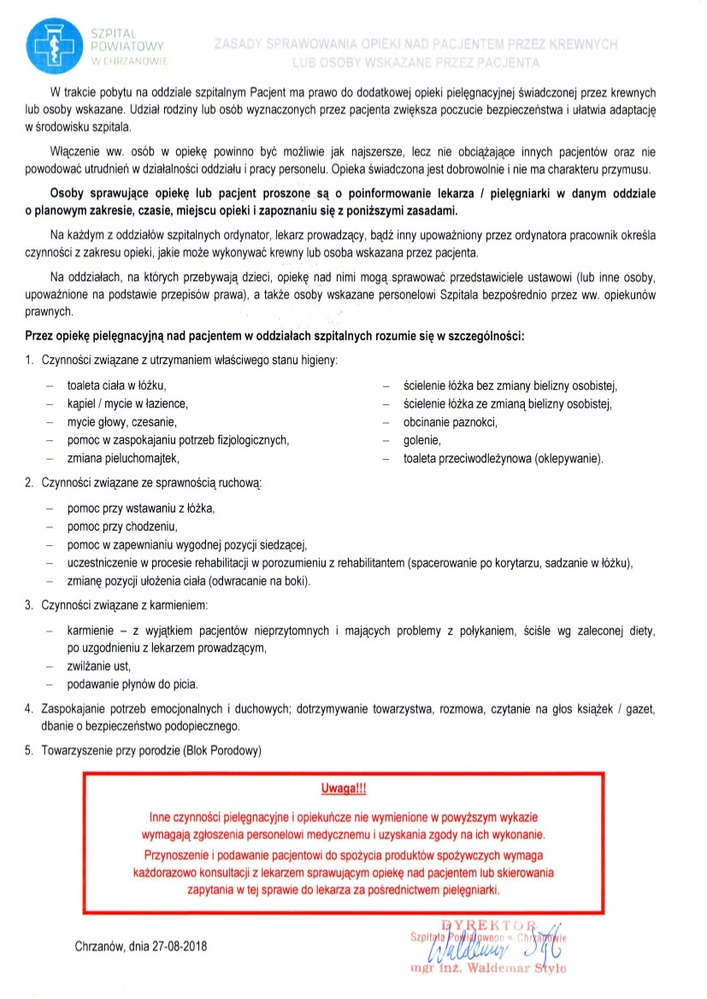
#> input picture test_img.jpg, 707 x 999 px, shrunk from 827 x 1169 before the run
$ python imageConversion.py --image test_img.jpg
#> lines starting #> are read from the running program, lines starting #| are printed output that depends on the picture; after the words box and inside, x2 and y2 are one past the last pixel; in counts of white or black regions, pixels touching at a corner belong together
import cv2
import pytesseract
from PIL import Image
import argparse
import os


def main():
    ap = argparse.ArgumentParser()
    ap.add_argument("-i", "--image", required=True, help="path to input image")
    ap.add_argument("-p", "--preprocess", type=str, default="thresh", help="type of preprocessing to be done")
    args = vars(ap.parse_args())

    # load the image and convert to grayscale
    image = cv2.imread(args["image"])
#> image is the input picture: shape (999, 707, 3); mean B, G, R 237.8, 237.6, 240.3
    gray = cv2.cvtColor(image, cv2.COLOR_BGR2GRAY)
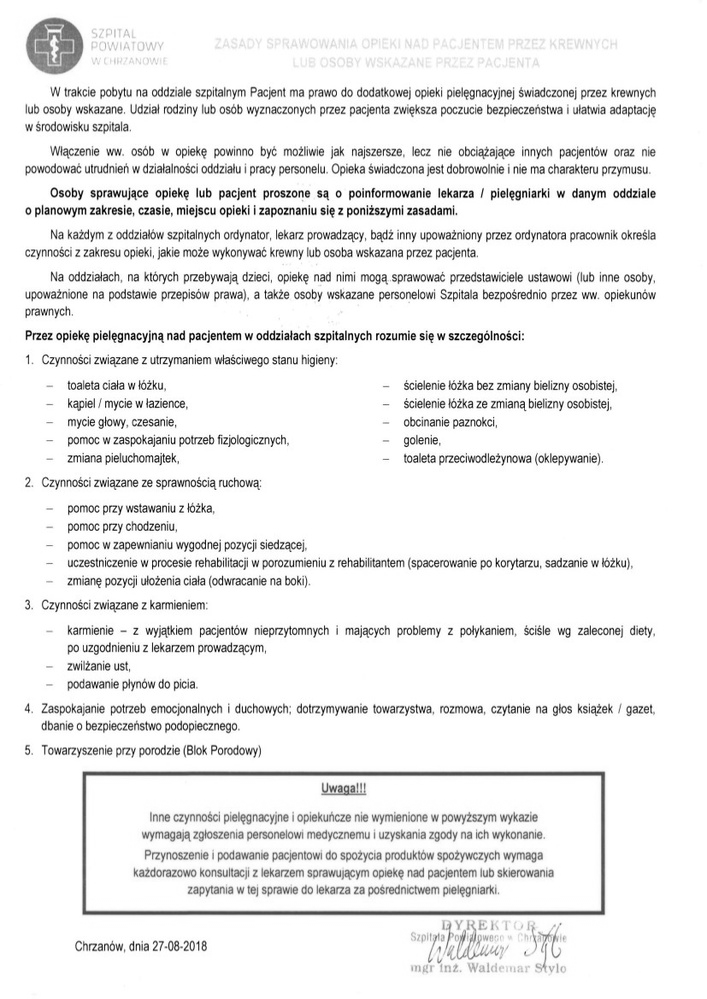
#> gray: shape (999, 707); min 0, max 255, mean 238.4

    # check if we need to apply thresholding
    if args["preprocess"] == "thresh":
        gray = cv2.threshold(gray, 0, 255, cv2.THRESH_BINARY | cv2.THRESH_OTSU)[1]
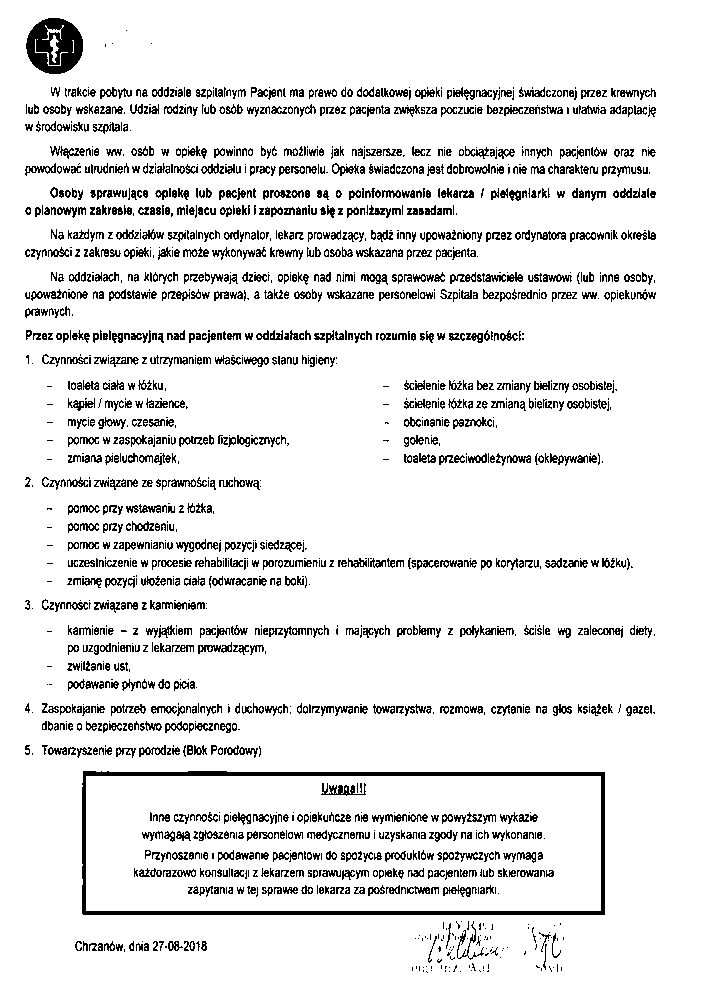
#> gray: shape (999, 707); 90.5% white; black in thin lines or dots, all inside (x1, y1, x2, y2) = (25, 18, 656, 973)
    # check if blur should be used
    elif args["preprocess"] == "blur":
        gray = cv2.medianBlur(gray, 3)

    # write grayscale img to disk as a temp file, so we can apply OCR
    filename = "{}.png".format(os.getpid())
    cv2.imwrite(filename, gray)
    # load image as Pillow image, apply OCR and delete temp file
    text = pytesseract.image_to_string(Image.open(filename))
    os.remove(filename)

    # show output text and images
    print(text)
    cv2.imshow("Image", image)
    cv2.imshow("Output", gray)
    cv2.waitKey(0)


if __name__ == '__main__':
    main()
#> (the call stopped at in main, `text = pytesseract.image_to_string(Image.open(filename))`: pytesseract is not available in this run)
